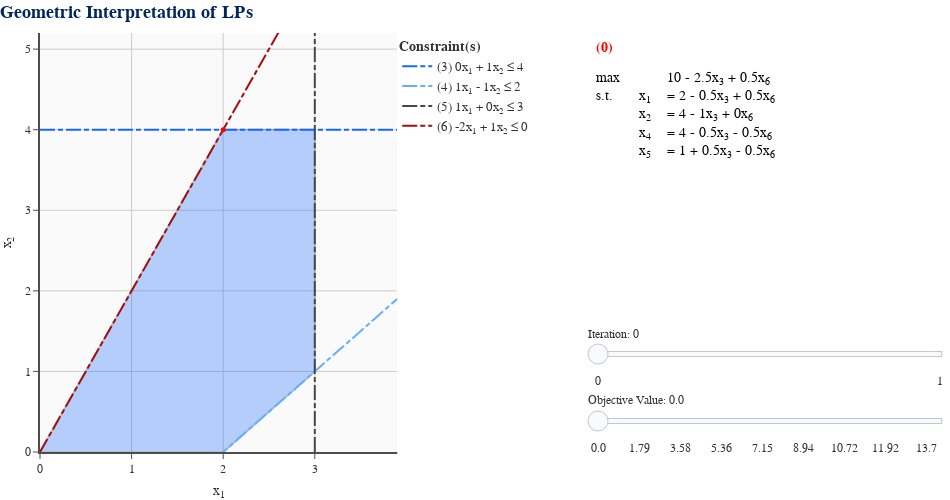

Source (notebook cell):
### Markdown cell above
![alt text](ex.png "Title")

### Code cell
from gilp.simplex import LP
from gilp.visualize import simplex_visual

A = np.array([[0, 1],
              [1, -1],
              [1, 0],
              [-2, 1]])
b = np.array([[4],
              [2],
              [3],
              [0]])
c = np.array([[1],
              [2]])

lp = LP(A,b,c)

simplex_visual(lp).show()

### Figure 1 — Plotly figure (JSON) as saved in the notebook; plotly's stock layout.template omitted (floating-point values rounded to 4 significant figures)
{"data": [{"hoverinfo": "skip", "marker": {"color": "white", "opacity": 1e-07, "size": 0}, "mode": "markers", "showlegend": false, "type": "scatter", "x": [3.9], "y": [5.2]}, {"fill": "toself", "fillcolor": "#1469FE", "hoverinfo": "none", "line": {"color": "#00285F", "width": 2}, "mode": "lines", "opacity": 0.3, "showlegend": false, "type": "scatter", "x": [0, 2, 3, 3, 2, 0], "y": [0, 0, 1, 4, 4, 0]}, {"hoverinfo": "skip", "line": {"color": "#1469FE", "dash": "15,3,5,3", "width": 2}, "mode": "lines", "name": "(3) 0x<sub>1</sub> + 1x<sub>2</sub> ≤ 4", "showlegend": true, "type": "scatter", "visible": true, "x": [0, 3.9], "y": [4, 4]}, {"hoverinfo": "skip", "line": {"color": "#65ADFF", "dash": "15,3,5,3", "width": 2}, "mode": "lines", "name": "(4) 1x<sub>1</sub> - 1x<sub>2</sub> ≤ 2", "showlegend": true, "type": "scatter", "visible": true, "x": [0, 3.9], "y": [-2, 1.9]}, {"hoverinfo": "skip", "line": {"color": "#474849", "dash": "15,3,5,3", "width": 2}, "mode": "lines", "name": "(5) 1x<sub>1</sub> + 0x<sub>2</sub> ≤ 3", "showlegend": true, "type": "scatter", "visible": true, "x": [3, 3], "y": [0, 5.2]}, {"hoverinfo": "skip", "line": {"color": "#A90C0C", "dash": "15,3,5,3", "width": 2}, "mode": "lines", "name": "(6) -2x<sub>1</sub> + 1x<sub>2</sub> ≤ 0", "showlegend": true, "type": "scatter", "visible": true, "x": [0, 3.9], "y": [0, 7.8]}, {"hoverinfo": "text", "hoverlabel": {"bgcolor": "#FAFAFA", "bordercolor": "#323232", "font": {"color": "#323232", "family": "Arial"}}, "marker": {"color": "gray", "opacity": 1e-07, "size": 20}, "mode": "markers", "showlegend": false, "text": ["<b>BFS</b>: (0, 0, 4, 2, 3, 0)<br><b>B</b>: (1, 3, 4, 5, 6)<br><b>Obj</b>: 0", "<b>BFS</b>: (2, 0, 4, 0, 1, 4)<br><b>B</b>: (1, 3, 5, 6)<br><b>Obj</b>: 2", "<b>BFS</b>: (2, 4, 0, 4, 1, 0)<br><b>B</b>: (1, 2, 4, 5)<br><b>Obj</b>: 10", "<b>BFS</b>: (3, 1, 3, 0, 0, 5)<br><b>B</b>: (1, 2, 3, 6)<br><b>Obj</b>: 5", "<b>BFS</b>: (3, 4, 0, 3, 0, 2)<br><b>B</b>: (1, 2, 4, 6)<br><b>Obj</b>: 11"], "type": "scatter", "x": [2.22e-16, 2, 2, 3, 3], "y": [0, 0, 4, 1, 4]}, {"hoverinfo": "skip", "line": {"color": "red", "width": 4}, "mode": "lines", "showlegend": false, "type": "scatter", "visible": false, "x": [0, 3.9], "y": [0, -1.95]}, {"hoverinfo": "skip", "line": {"color": "red", "width": 4}, "mode": "lines", "showlegend": false, "type": "scatter", "visible": false, "x": [0, 3.9], "y": [0.3, -1.65]}, {"hoverinfo": "skip", "line": {"color": "red", "width": 4}, "mode": "lines", "showlegend": false, "type": "scatter", "visible": false, "x": [0, 3.9], "y": [0.595, -1.355]}, {"hoverinfo": "skip", "line": {"color": "red", "width": 4}, "mode": "lines", "showlegend": false, "type": "scatter", "visible": false, "x": [0, 3.9], "y": [0.895, -1.055]}, {"hoverinfo": "skip", "line": {"color": "red", "width": 4}, "mode": "lines", "showlegend": false, "type": "scatter", "visible": false, "x": [0, 3.9], "y": [1.19, -0.76]}, {"hoverinfo": "skip", "line": {"color": "red", "width": 4}, "mode": "lines", "showlegend": false, "type": "scatter", "visible": false, "x": [0, 3.9], "y": [1.49, -0.46]}, {"hoverinfo": "skip", "line": {"color": "red", "width": 4}, "mode": "lines", "showlegend": false, "type": "scatter", "visible": false, "x": [0, 3.9], "y": [1.79, -0.16]}, {"hoverinfo": "skip", "line": {"color": "red", "width": 4}, "mode": "lines", "showlegend": false, "type": "scatter", "visible": false, "x": [0, 3.9], "y": [2.085, 0.135]}, {"hoverinfo": "skip", "line": {"color": "red", "width": 4}, "mode": "lines", "showlegend": false, "type": "scatter", "visible": false, "x": [0, 3.9], "y": [2.385, 0.435]}, {"hoverinfo": "skip", "line": {"color": "red", "width": 4}, "mode": "lines", "showlegend": false, "type": "scatter", "visible": false, "x": [0, 3.9], "y": [2.68, 0.73]}, {"hoverinfo": "skip", "line": {"color": "red", "width": 4}, "mode": "lines", "showlegend": false, "type": "scatter", "visible": false, "x": [0, 3.9], "y": [2.98, 1.03]}, {"hoverinfo": "skip", "line": {"color": "red", "width": 4}, "mode": "lines", "showlegend": false, "type": "scatter", "visible": false, "x": [0, 3.9], "y": [3.275, 1.325]}, {"hoverinfo": "skip", "line": {"color": "red", "width": 4}, "mode": "lines", "showlegend": false, "type": "scatter", "visible": false, "x": [0, 3.9], "y": [3.575, 1.625]}, {"hoverinfo": "skip", "line": {"color": "red", "width": 4}, "mode": "lines", "showlegend": false, "type": "scatter", "visible": false, "x": [0, 3.9], "y": [3.875, 1.925]}, {"hoverinfo": "skip", "line": {"color": "red", "width": 4}, "mode": "lines", "showlegend": false, "type": "scatter", "visible": false, "x": [0, 3.9], "y": [4.17, 2.22]}, {"hoverinfo": "skip", "line": {"color": "red", "width": 4}, "mode": "lines", "showlegend": false, "type": "scatter", "visible": false, "x": [0, 3.9], "y": [4.47, 2.52]}, {"hoverinfo": "skip", "line": {"color": "red", "width": 4}, "mode": "lines", "showlegend": false, "type": "scatter", "visible": false, "x": [0, 3.9], "y": [4.765, 2.815]}, {"hoverinfo": "skip", "line": {"color": "red", "width": 4}, "mode": "lines", "showlegend": false, "type": "scatter", "visible": false, "x": [0, 3.9], "y": [5.065, 3.115]}, {"hoverinfo": "skip", "line": {"color": "red", "width": 4}, "mode": "lines", "showlegend": false, "type": "scatter", "visible": false, "x": [0, 3.9], "y": [5.36, 3.41]}, {"hoverinfo": "skip", "line": {"color": "red", "width": 4}, "mode": "lines", "showlegend": false, "type": "scatter", "visible": false, "x": [0, 3.9], "y": [5.5, 3.55]}, {"hoverinfo": "skip", "line": {"color": "red", "width": 4}, "mode": "lines", "showlegend": false, "type": "scatter", "visible": false, "x": [0, 3.9], "y": [5.66, 3.71]}, {"hoverinfo": "skip", "line": {"color": "red", "width": 4}, "mode": "lines", "showlegend": false, "type": "scatter", "visible": false, "x": [0, 3.9], "y": [5.96, 4.01]}, {"hoverinfo": "skip", "line": {"color": "red", "width": 4}, "mode": "lines", "showlegend": false, "type": "scatter", "visible": false, "x": [0, 3.9], "y": [6.255, 4.305]}, {"hoverinfo": "skip", "line": {"color": "red", "width": 4}, "mode": "lines", "showlegend": false, "type": "scatter", "visible": false, "x": [0, 3.9], "y": [6.555, 4.605]}, {"hoverinfo": "skip", "line": {"color": "red", "width": 4}, "mode": "lines", "showlegend": false, "type": "scatter", "visible": false, "x": [0, 3.9], "y": [6.85, 4.9]}, {"hoverinfo": "skip", "line": {"color": "red", "width": 4}, "mode": "lines", "showlegend": false, "type": "scatter", "visible": false, "x": [0, 3.9], "y": [7.15, 5.2]}, {"hoverinfo": "skip", "marker": {"color": "red", "opacity": 1, "size": 5}, "mode": "markers", "showlegend": false, "type": "scatter", "x": [2], "y": [4]}, {"hoverinfo": "skip", "line": {"color": "red", "width": 6}, "mode": "lines", "opacity": 1, "showlegend": false, "type": "scatter", "visible": false, "x": [2, 2.5], "y": [4, 4]}, {"hoverinfo": "skip", "line": {"color": "red", "width": 6}, "mode": "lines", "opacity": 1, "showlegend": false, "type": "scatter", "visible": false, "x": [2, 3], "y": [4, 4]}, {"cells": {"align": ["left", "right", "left"], "fill": {"color": "white"}, "font": {"color": [["black", "red", "black"], ["black", "black", "black"]], "size": 14}, "height": 25, "line": {"color": "white", "width": 1}, "values": [["max<br>s.t.<br> <br> <br> "], [" <br>x<sub>1</sub><br>x<sub>2</sub><br>x<sub>4</sub><br>x<sub>5</sub>"], ["10 - 2.5x<sub>3</sub> + 0.5x<sub>6</sub><br>= 2 - 0.5x<sub>3</sub> + 0.5x<sub>6</sub><br>= 4 - 1x<sub>3</sub> + 0x<sub>6</sub><br>= 4 - 0.5x<sub>3</sub> - 0.5x<sub>6</sub><br>= 1 + 0.5x<sub>3</sub> - 0.5x<sub>6</sub>"]]}, "columnwidth": [0.1333, 0.06667, 0.8], "domain": {"x": [0.6053, 1], "y": [0, 1]}, "header": {"align": ["left", "right", "left"], "fill": {"color": "white"}, "font": {"color": ["red", "black"], "size": 14}, "height": 25, "line": {"color": "white", "width": 1}, "values": ["<b>(0)</b>", " ", " "]}, "type": "table"}, {"cells": {"align": ["left", "right", "left"], "fill": {"color": "white"}, "font": {"color": [["black", "red", "black"], ["black", "black", "black"]], "size": 14}, "height": 25, "line": {"color": "white", "width": 1}, "values": [["max<br>s.t.<br> <br> <br> ", "<b>(0)</b>", "max<br>s.t.<br> <br> <br> "], [" <br>x<sub>1</sub><br>x<sub>2</sub><br>x<sub>4</sub><br>x<sub>6</sub>", " ", " <br>x<sub>1</sub><br>x<sub>2</sub><br>x<sub>4</sub><br>x<sub>5</sub>"], ["11 - 2x<sub>3</sub> - 1x<sub>5</sub><br>= 3 + 0x<sub>3</sub> - 1x<sub>5</sub><br>= 4 - 1x<sub>3</sub> + 0x<sub>5</sub><br>= 3 - 1x<sub>3</sub> + 1x<sub>5</sub><br>= 2 + 1x<sub>3</sub> - 2x<sub>5</sub>", " ", "10 - 2.5x<sub>3</sub> + 0.5x<sub>6</sub><br>= 2 - 0.5x<sub>3</sub> + 0.5x<sub>6</sub><br>= 4 - 1x<sub>3</sub> + 0x<sub>6</sub><br>= 4 - 0.5x<sub>3</sub> - 0.5x<sub>6</sub><br>= 1 + 0.5x<sub>3</sub> - 0.5x<sub>6</sub>"]]}, "columnwidth": [0.1333, 0.06667, 0.8], "domain": {"x": [0.6053, 1], "y": [0, 1]}, "header": {"align": ["left", "right", "left"], "fill": {"color": "white"}, "font": {"color": ["red", "black"], "size": 14}, "height": 25, "line": {"color": "white", "width": 1}, "values": ["<b>(1)</b>", " ", " "]}, "type": "table", "visible": false}, {"cells": {"align": ["left", "right", "left"], "fill": {"color": "white"}, "font": {"color": [["black", "red", "black"], ["black", "black", "black"]], "size": 14}, "height": 25, "line": {"color": "white", "width": 1}, "values": [["max<br>s.t.<br> <br> <br> "], [" <br>x<sub>1</sub><br>x<sub>2</sub><br>x<sub>4</sub><br>x<sub>6</sub>"], ["11 - 2x<sub>3</sub> - 1x<sub>5</sub><br>= 3 + 0x<sub>3</sub> - 1x<sub>5</sub><br>= 4 - 1x<sub>3</sub> + 0x<sub>5</sub><br>= 3 - 1x<sub>3</sub> + 1x<sub>5</sub><br>= 2 + 1x<sub>3</sub> - 2x<sub>5</sub>"]]}, "columnwidth": [0.1333, 0.06667, 0.8], "domain": {"x": [0.6053, 1], "y": [0, 1]}, "header": {"align": ["left", "right", "left"], "fill": {"color": "white"}, "font": {"color": ["red", "black"], "size": 14}, "height": 25, "line": {"color": "white", "width": 1}, "values": ["<b>(1)</b>", " ", " "]}, "type": "table", "visible": false}], "layout": {"font": {"color": "#323232", "family": "Arial"}, "height": 500, "legend": {"font": {"size": 13}, "title": {"font": {"size": 14}, "text": "<b>Constraint(s)</b>"}, "x": 0.3947, "xanchor": "left", "y": 1, "yanchor": "top"}, "margin": {"b": 0, "l": 0, "r": 0, "t": 33}, "paper_bgcolor": "white", "plot_bgcolor": "#FAFAFA", "scene": {"aspectmode": "cube", "domain": {"x": [0, 0.3947], "y": [0, 1]}, "xaxis": {"gridcolor": "#CCCCCC", "gridwidth": 1, "linecolor": "#4D4D4D", "linewidth": 2, "range": [0, 3.9], "rangemode": "tozero", "showspikes": false, "tickcolor": "#4D4D4D", "ticks": "outside", "title": {"text": "x<sub>1</sub>"}}, "yaxis": {"gridcolor": "#CCCCCC", "gridwidth": 1, "linecolor": "#4D4D4D", "linewidth": 2, "range": [0, 5.2], "rangemode": "tozero", "showspikes": false, "tickcolor": "#4D4D4D", "ticks": "outside", "title": {"text": "x<sub>2</sub>"}}, "zaxis": {"gridcolor": "#CCCCCC", "gridwidth": 1, "linecolor": "#4D4D4D", "linewidth": 2, "rangemode": "tozero", "showspikes": false, "tickcolor": "#4D4D4D", "ticks": "outside", "title": {"text": "x<sub>3</sub>"}}}, "sliders": [{"active": 0, "currentvalue": {"prefix": "Objective Value: "}, "len": 0.4, "lenmode": "fraction", "pad": {"b": 0, "l": 0, "r": 0, "t": 50}, "steps": [{"args": [{"visible": [null, null, true, true, true, true, null, true, false, false, false, false, false, false, false, false, false, false, false, false, false, false, false, false, false, false, false, false, false, false, false, false, false, null, false, false, null, false, false]}], "label": "0.0", "method": "update"}, {"args": [{"visible": [null, null, true, true, true, true, null, false, true, false, false, false, false, false, false, false, false, false, false, false, false, false, false, false, false, false, false, false, false, false, false, false, false, null, false, false, null, false, false]}], "label": "0.6", "method": "update"}, {"args": [{"visible": [null, null, true, true, true, true, null, false, false, true, false, false, false, false, false, false, false, false, false, false, false, false, false, false, false, false, false, false, false, false, false, false, false, null, false, false, null, false, false]}], "label": "1.19", "method": "update"}, {"args": [{"visible": [null, null, true, true, true, true, null, false, false, false, true, false, false, false, false, false, false, false, false, false, false, false, false, false, false, false, false, false, false, false, false, false, false, null, false, false, null, false, false]}], "label": "1.79", "method": "update"}, {"args": [{"visible": [null, null, true, true, true, true, null, false, false, false, false, true, false, false, false, false, false, false, false, false, false, false, false, false, false, false, false, false, false, false, false, false, false, null, false, false, null, false, false]}], "label": "2.38", "method": "update"}, {"args": [{"visible": [null, null, true, true, true, true, null, false, false, false, false, false, true, false, false, false, false, false, false, false, false, false, false, false, false, false, false, false, false, false, false, false, false, null, false, false, null, false, false]}], "label": "2.98", "method": "update"}, {"args": [{"visible": [null, null, true, true, true, true, null, false, false, false, false, false, false, true, false, false, false, false, false, false, false, false, false, false, false, false, false, false, false, false, false, false, false, null, false, false, null, false, false]}], "label": "3.58", "method": "update"}, {"args": [{"visible": [null, null, true, true, true, true, null, false, false, false, false, false, false, false, true, false, false, false, false, false, false, false, false, false, false, false, false, false, false, false, false, false, false, null, false, false, null, false, false]}], "label": "4.17", "method": "update"}, {"args": [{"visible": [null, null, true, true, true, true, null, false, false, false, false, false, false, false, false, true, false, false, false, false, false, false, false, false, false, false, false, false, false, false, false, false, false, null, false, false, null, false, false]}], "label": "4.77", "method": "update"}, {"args": [{"visible": [null, null, true, true, true, true, null, false, false, false, false, false, false, false, false, false, true, false, false, false, false, false, false, false, false, false, false, false, false, false, false, false, false, null, false, false, null, false, false]}], "label": "5.36", "method": "update"}, {"args": [{"visible": [null, null, true, true, true, true, null, false, false, false, false, false, false, false, false, false, false, true, false, false, false, false, false, false, false, false, false, false, false, false, false, false, false, null, false, false, null, false, false]}], "label": "5.96", "method": "update"}, {"args": [{"visible": [null, null, true, true, true, true, null, false, false, false, false, false, false, false, false, false, false, false, true, false, false, false, false, false, false, false, false, false, false, false, false, false, false, null, false, false, null, false, false]}], "label": "6.55", "method": "update"}, {"args": [{"visible": [null, null, true, true, true, true, null, false, false, false, false, false, false, false, false, false, false, false, false, true, false, false, false, false, false, false, false, false, false, false, false, false, false, null, false, false, null, false, false]}], "label": "7.15", "method": "update"}, {"args": [{"visible": [null, null, true, true, true, true, null, false, false, false, false, false, false, false, false, false, false, false, false, false, true, false, false, false, false, false, false, false, false, false, false, false, false, null, false, false, null, false, false]}], "label": "7.75", "method": "update"}, {"args": [{"visible": [null, null, true, true, true, true, null, false, false, false, false, false, false, false, false, false, false, false, false, false, false, true, false, false, false, false, false, false, false, false, false, false, false, null, false, false, null, false, false]}], "label": "8.34", "method": "update"}, {"args": [{"visible": [null, null, true, true, true, true, null, false, false, false, false, false, false, false, false, false, false, false, false, false, false, false, true, false, false, false, false, false, false, false, false, false, false, null, false, false, null, false, false]}], "label": "8.94", "method": "update"}, {"args": [{"visible": [null, null, true, true, true, true, null, false, false, false, false, false, false, false, false, false, false, false, false, false, false, false, false, true, false, false, false, false, false, false, false, false, false, null, false, false, null, false, false]}], "label": "9.53", "method": "update"}, {"args": [{"visible": [null, null, true, true, true, true, null, false, false, false, false, false, false, false, false, false, false, false, false, false, false, false, false, false, true, false, false, false, false, false, false, false, false, null, false, false, null, false, false]}], "label": "10.13", "method": "update"}, {"args": [{"visible": [null, null, true, true, true, true, null, false, false, false, false, false, false, false, false, false, false, false, false, false, false, false, false, false, false, true, false, false, false, false, false, false, false, null, false, false, null, false, false]}], "label": "10.72", "method": "update"}, {"args": [{"visible": [null, null, true, true, true, true, null, false, false, false, false, false, false, false, false, false, false, false, false, false, false, false, false, false, false, false, true, false, false, false, false, false, false, null, false, false, null, false, false]}], "label": "11.0", "method": "update"}, {"args": [{"visible": [null, null, true, true, true, true, null, false, false, false, false, false, false, false, false, false, false, false, false, false, false, false, false, false, false, false, false, true, false, false, false, false, false, null, false, false, null, false, false]}], "label": "11.32", "method": "update"}, {"args": [{"visible": [null, null, true, true, true, true, null, false, false, false, false, false, false, false, false, false, false, false, false, false, false, false, false, false, false, false, false, false, true, false, false, false, false, null, false, false, null, false, false]}], "label": "11.92", "method": "update"}, {"args": [{"visible": [null, null, true, true, true, true, null, false, false, false, false, false, false, false, false, false, false, false, false, false, false, false, false, false, false, false, false, false, false, true, false, false, false, null, false, false, null, false, false]}], "label": "12.51", "method": "update"}, {"args": [{"visible": [null, null, true, true, true, true, null, false, false, false, false, false, false, false, false, false, false, false, false, false, false, false, false, false, false, false, false, false, false, false, true, false, false, null, false, false, null, false, false]}], "label": "13.11", "method": "update"}, {"args": [{"visible": [null, null, true, true, true, true, null, false, false, false, false, false, false, false, false, false, false, false, false, false, false, false, false, false, false, false, false, false, false, false, false, true, false, null, false, false, null, false, false]}], "label": "13.7", "method": "update"}, {"args": [{"visible": [null, null, true, true, true, true, null, false, false, false, false, false, false, false, false, false, false, false, false, false, false, false, false, false, false, false, false, false, false, false, false, false, true, null, false, false, null, false, false]}], "label": "14.3", "method": "update"}], "tickcolor": "white", "ticklen": 0, "x": 0.6053, "xanchor": "left", "y": 0.01, "yanchor": "bottom"}, {"active": 0, "currentvalue": {"prefix": "Iteration: "}, "len": 0.4, "lenmode": "fraction", "pad": {"b": 0, "l": 0, "r": 0, "t": 0}, "steps": [{"args": [{"visible": [null, null, true, true, true, true, null, false, false, false, false, false, false, false, false, false, false, false, false, false, false, false, false, false, false, false, false, false, false, false, false, false, false, null, false, false, true, false, false]}], "label": "0", "method": "update"}, {"args": [{"visible": [null, null, true, true, true, true, null, false, false, false, false, false, false, false, false, false, false, false, false, false, false, false, false, false, false, false, false, false, false, false, false, false, false, null, true, false, false, true, false]}], "label": "", "method": "update"}, {"args": [{"visible": [null, null, true, true, true, true, null, false, false, false, false, false, false, false, false, false, false, false, false, false, false, false, false, false, false, false, false, false, false, false, false, false, false, null, true, true, false, false, true]}], "label": "1", "method": "update"}], "tickcolor": "white", "ticklen": 0, "x": 0.6053, "xanchor": "left", "y": 0.17, "yanchor": "bottom"}], "title": {"font": {"color": "#00285F", "size": 18}, "text": "<b>Geometric Interpretation of LPs</b>", "x": 0, "xanchor": "left", "y": 0.99, "yanchor": "top"}, "width": 950, "xaxis": {"domain": [0, 0.3947], "gridcolor": "#CCCCCC", "gridwidth": 1, "linecolor": "#4D4D4D", "linewidth": 2, "range": [0, 3.9], "rangemode": "tozero", "showspikes": false, "tickcolor": "#4D4D4D", "ticks": "outside", "title": {"text": "x<sub>1</sub>"}}, "yaxis": {"domain": [0, 1], "gridcolor": "#CCCCCC", "gridwidth": 1, "linecolor": "#4D4D4D", "linewidth": 2, "range": [0, 5.2], "rangemode": "tozero", "showspikes": false, "tickcolor": "#4D4D4D", "ticks": "outside", "title": {"text": "x<sub>2</sub>"}}}}
